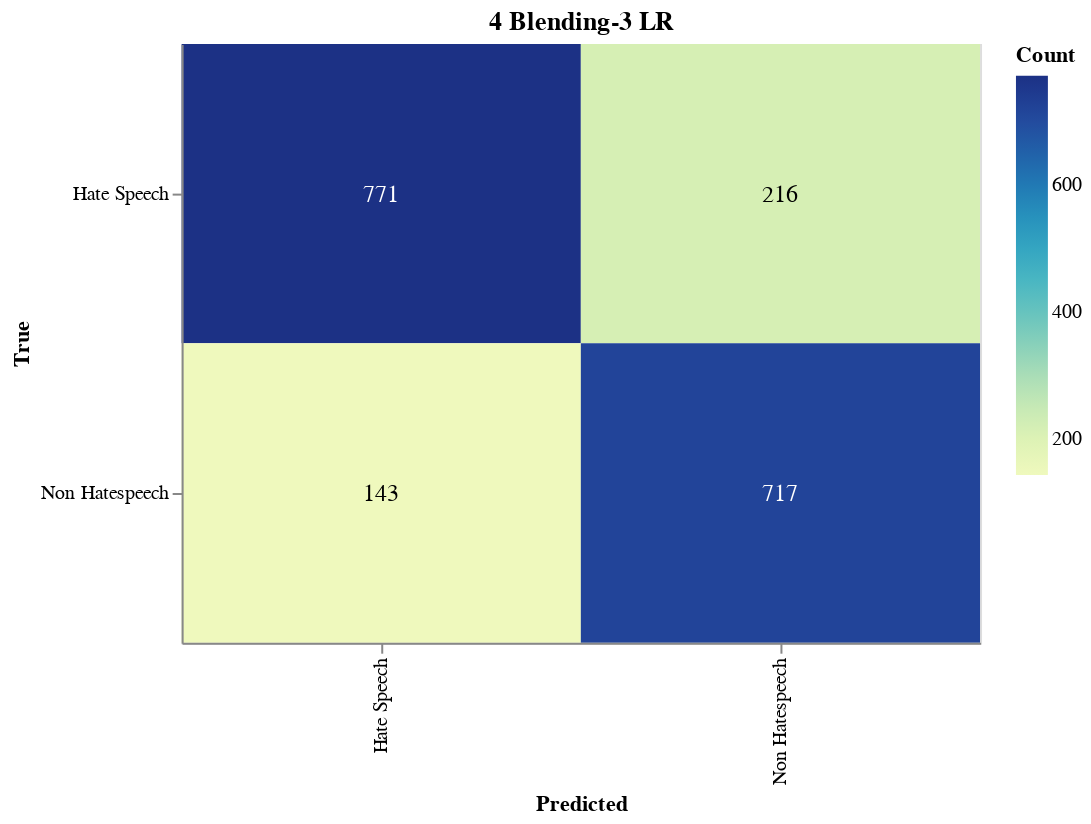

Source (notebook cell):
### Markdown cell above
#### Save Confusion Matrix

### Code cell
import altair as alt
import altair_saver
import pandas as pd
from sklearn.metrics import confusion_matrix

# Calculate the confusion matrix
cm = confusion_matrix(true_labels, adjusted_predictions)

# Define class names
class_names = ['Hate Speech', 'Non Hatespeech']

# Convert confusion matrix to DataFrame
cm_df = pd.DataFrame(cm, index=class_names, columns=class_names).reset_index().melt(id_vars='index')
cm_df.columns = ['True', 'Predicted', 'Count']

# Ensure the order of categories
cm_df['True'] = pd.Categorical(cm_df['True'], categories=class_names, ordered=True)
cm_df['Predicted'] = pd.Categorical(cm_df['Predicted'], categories=class_names, ordered=True)

# Create the Altair plot
heatmap = alt.Chart(cm_df).mark_rect().encode(
    x=alt.X('Predicted:O', sort=class_names),
    y=alt.Y('True:O', sort=class_names),
    color='Count:Q',
    tooltip=['True', 'Predicted', 'Count']
).properties(
    width=400,
    height=300,
    title='4 Blending-3 LR'
)

# Add text labels
text = heatmap.mark_text(
    align='center',
    baseline='middle',
    fontSize=12
).encode(
    text='Count:Q',
    color=alt.condition(
        alt.datum.Count > cm.max() / 2,
        alt.value('white'),
        alt.value('black')
    )
)

# Combine heatmap and text
final_chart = heatmap + text

# Display the plot
final_chart.show()

### Figure 1 — Vega-Lite specification as saved in the notebook (floating-point values rounded to 4 significant figures)
{"config": {"view": {"continuousWidth": 300, "continuousHeight": 300}}, "layer": [{"mark": {"type": "rect"}, "encoding": {"color": {"field": "Count", "type": "quantitative"}, "tooltip": [{"field": "True", "type": "ordinal"}, {"field": "Predicted", "type": "ordinal"}, {"field": "Count", "type": "quantitative"}], "x": {"field": "Predicted", "sort": ["Hate Speech", "Non Hatespeech"], "type": "ordinal"}, "y": {"field": "True", "sort": ["Hate Speech", "Non Hatespeech"], "type": "ordinal"}}, "title": "4 Blending-3 LR"}, {"mark": {"type": "text", "align": "center", "baseline": "middle", "fontSize": 12}, "encoding": {"color": {"condition": {"test": "(datum.Count > 385.5)", "value": "white"}, "value": "black"}, "text": {"field": "Count", "type": "quantitative"}, "tooltip": [{"field": "True", "type": "ordinal"}, {"field": "Predicted", "type": "ordinal"}, {"field": "Count", "type": "quantitative"}], "x": {"field": "Predicted", "sort": ["Hate Speech", "Non Hatespeech"], "type": "ordinal"}, "y": {"field": "True", "sort": ["Hate Speech", "Non Hatespeech"], "type": "ordinal"}}, "title": "4 Blending-3 LR"}], "data": {"name": "data-ec77cbcdb8e924e08a659f7f4807a69b"}, "height": 300, "width": 400, "$schema": "https://vega.github.io/schema/vega-lite/v5.17.0.json", "datasets": {"data-ec77cbcdb8e924e08a659f7f4807a69b": [{"True": "Hate Speech", "Predicted": "Hate Speech", "Count": 771}, {"True": "Non Hatespeech", "Predicted": "Hate Speech", "Count": 143}, {"True": "Hate Speech", "Predicted": "Non Hatespeech", "Count": 216}, {"True": "Non Hatespeech", "Predicted": "Non Hatespeech", "Count": 717}]}}
